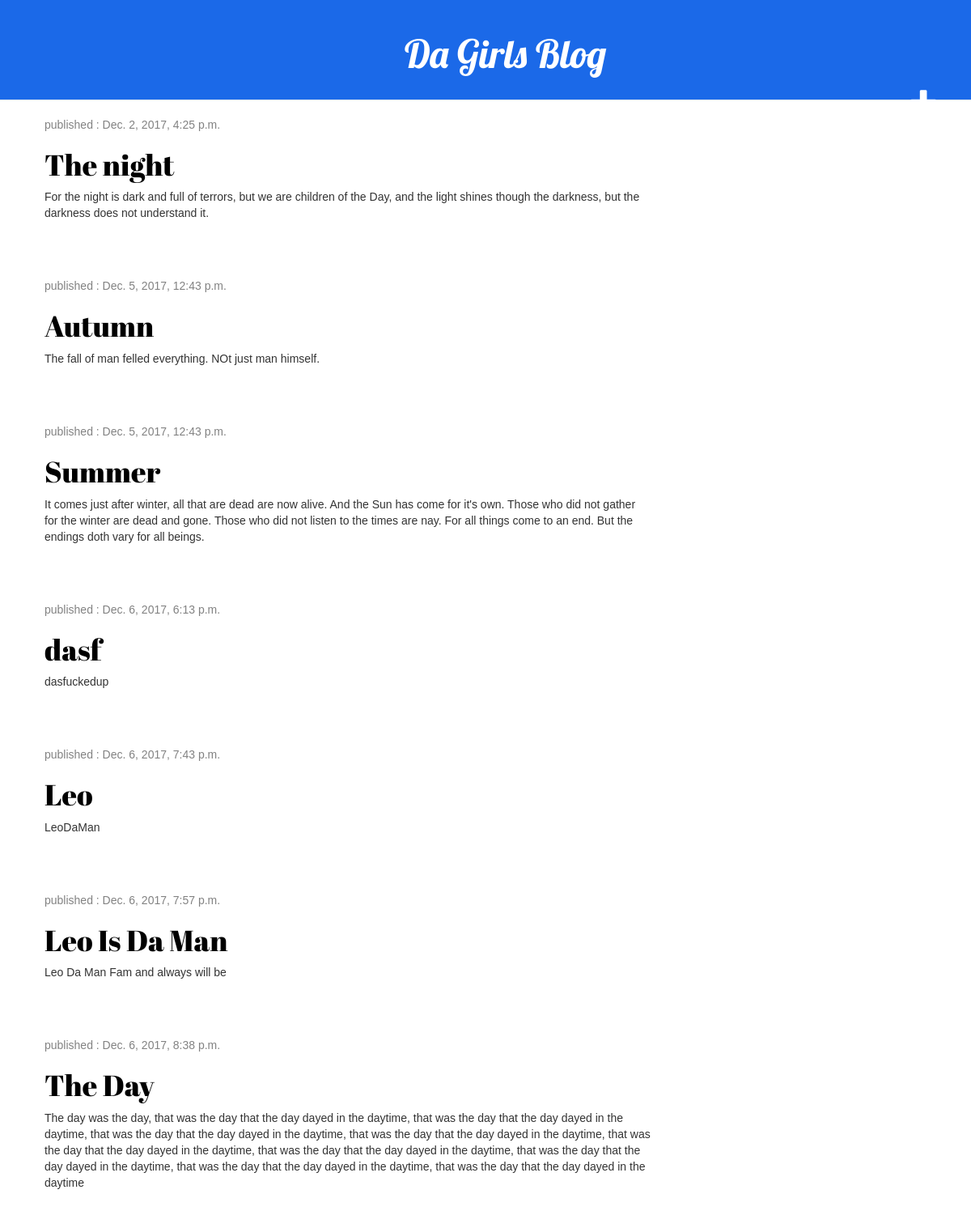
The app's page / (signed in) with its own data.
### galblawg/models.py (models this page shows, shortened)
class Post(models.Model):
	author = models.ForeignKey('auth.User')
	title = models.CharField(max_length=200)
	text = models.TextField()
	created_date = models.DateTimeField(
		default=timezone.now)
	published_date = models.DateTimeField(
		blank = True, null=True)

### galblawg/views.py (the view)
# urls.py: url(r'^$', views.post_list, name='post_list'),
def post_list(request):
	posts = Post.objects.filter(published_date__lte=timezone.now()).order_by('published_date')
	return render(request, 'galblawg/post_list.html',{'posts':posts})

### galblawg/templates/galblawg/post_list.html
{% extends 'galblawg/base.html' %}
{% block content %}
				{% for post in posts %}
				<div class="post">
					<div class="date">
						<p>published : {{ post.published_date  }}</p>
					</div>
					<h1><a href="{% url 'post_detail' pk=post.pk %}">{{ post.title }}</a></h1>
					<p>{{ post.text|linebreaksbr }}</p>
				</div>
				{% endfor %}
{% endblock %}

### galblawg/static/css/style.css (style rules this page uses)
body { background : url('https://images2.alphacoders.com/688/68870.jpg'); }
h1 a { color: #FCA205; }
.post h1 { font-family: 'Abril Fatface', cursive; }
.post p { font-family: 'Merriweather Sans', sans-serif; }
h1, h2, h3, h4 { font-family: 'Lobster', cursive; }
.date { color: #828282; }
.post { margin-bottom: 70px; }
.post h1 a, .post h1 a:visited { color: #000000; }

### records on screen
Post: published_date "Dec. 2, 2017, 4:25 p.m.", title "The night", text "For the night is dark and full of terrors, but we are children of the Day, and the light shines though the darkness, but the darkness does not understand it."
Post: published_date "Dec. 5, 2017, 12:43 p.m.", title "Autumn", text "The fall of man felled everything. NOt just man himself."
Post: published_date "Dec. 5, 2017, 12:43 p.m.", title "Summer", text "It comes just after winter, all that are dead are now alive. And the Sun has come for it's own. Those who did not gather for the winter are dead and gone. Those who did not listen to the times are nay. For all things come to an end. But the endings doth vary for all beings."
Post: published_date "Dec. 6, 2017, 6:13 p.m.", title "dasf", text "dasfuckedup"
Post: published_date "Dec. 6, 2017, 7:43 p.m.", title "Leo", text "LeoDaMan"
Post: published_date "Dec. 6, 2017, 7:57 p.m.", title "Leo Is Da Man", text "Leo Da Man Fam and always will be"
Post: published_date "Dec. 6, 2017, 8:38 p.m.", title "The Day", text "The day was the day, that was the day that the day dayed in the daytime, that was the day that the day dayed in the daytime, that was the day that the day dayed in the daytime, that was the day that the day dayed in the daytime, that was the day that the day dayed in the daytime, that was the day that the day dayed in the daytime, that was the day that the day dayed in the daytime, that was the day that the day dayed in the daytime, that was the day that the day dayed in the daytime"
